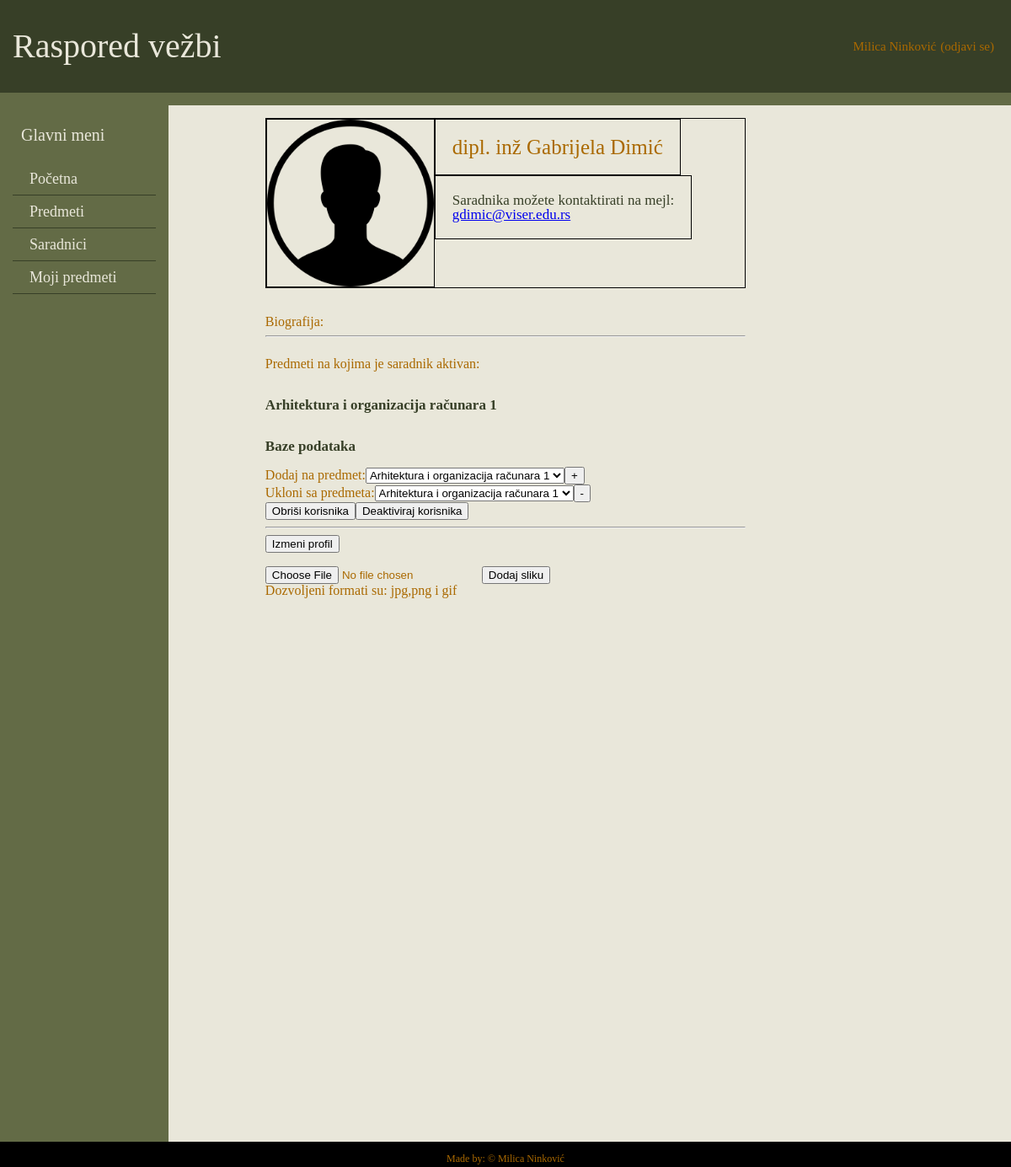
Page /stranasaradnik.php?id=10 (signed in) on the committed database.
### tables this page shows
CREATE TABLE `korisnici` (
  `id` int(11) NOT NULL,
  `username` varchar(20) NOT NULL,
  `pass` varchar(20) NOT NULL,
  `tip` int(11) NOT NULL,
  `ime` varchar(15) NOT NULL,
  `prezime` varchar(15) NOT NULL,
  `aktivan` int(11) NOT NULL DEFAULT '1',
  `mail` varchar(45) NOT NULL,
  `bio` text,
  `zvanje` varchar(10) DEFAULT NULL,
  `slika` varchar(255) DEFAULT NULL
);

CREATE TABLE `predmeti` (
  `id` int(11) NOT NULL,
  `naziv` varchar(100) NOT NULL,
  `opis` text,
  `lab` int(11) NOT NULL
);

### Konekcija.php (called while the page is built, shortened)
<?php
class Konekcija
{
    private $con;
    private static $pok;
    private function __construct()
    {
        $host = DB_HOST;
        $user = DB_USER;
        $name = DB_NAME;
        $pass = DB_PASS;
        $this->con = @mysqli_connect($host, $user, $pass, $name)
        OR
        die('Konekcija sa bazom nije uspela' . mysqli_connect_error());
        mysqli_set_charset($this->con, 'utf8');
    }
    public static function pokazivacKon(){
        if( self::$pok ==null )
            self::$pok = new Konekcija();
        return self::$pok;
    }
    public function getKonekcija()
    {
        return $this->con;
    }
    public static function upit($query){
        return   Konekcija::pokazivacKon()->getKonekcija()->query($query);
    }
    public static function prazna($result){
        if($result->num_rows===0)
            return 0;
        else
            return 1;
    }
}

### Predmet.php (the view, shortened to what this page needs)
<?php
include_once 'Konekcija.php';
include_once 'Saradnik.php';
class Predmet
{
    public static function pisiListu($id,$name){
        echo '<br><li class="lista"><a href="stranapredmeta.php?id='.$id.'">'.$name.'</a></li><br>';
    }
    public static function listaDodavanje(){
        $qry="SELECT id,naziv FROM predmeti WHERE 1";
        $result=Konekcija::upit($qry);
        while($row=$result->fetch_assoc()){
            echo'<option>'.$row['naziv'].'</option>';
        }
        return;
    }
    public static function listaUklanjanje($idS){
        $qry="SELECT naziv FROM predmeti WHERE id IN (SELECT idpredmet FROM predaje WHERE idsaradnik=$idS AND aktivan=1)";
        $result=Konekcija::upit($qry);
        while($row=$result->fetch_assoc()){
            echo'<option >'.$row['naziv'].'</option>';
        }
        return;
    }
}

### Saradnik.php (shortened to what this page needs)
<?php
include_once "Konekcija.php";
include_once "Predmet.php";
class Saradnik{
    public static function pisiSaradnika(){
        $id=$_GET['id'];
        $qry="SELECT * FROM korisnici WHERE id=".$id;
        $error="Ovo ne može da se desi, ovo je iluzija,pogledaj bazu!!!";
        $result=Konekcija::upit($qry);
        $valid=Konekcija::prazna($result);
        if($valid==1){
           $row=$result->fetch_assoc();
           echo '<div id="saradnik" class="clearFix">';
                    if($row['slika']==NULL || $row['slika']==""){
            echo '<img src="img/user.png" id="imgsaradnik">';
                    }
            else
            echo'<img src="'.$row['slika'].'"'.'id="imgsaradnik">';
            echo'<h3 id="naslov" class="textsaradnik">'.$row['zvanje'].' '.$row['ime'].' '.$row['prezime'].'</h3>';
            echo '<p id="mail" class="textsaradnik">Saradnika možete kontaktirati na mejl:<br><a href="mailto:" '.$row['mail'].'>'.
            $row['mail'].'</a></p>';
           echo '</div>';
            echo '<div id="biografijaS">';
                    echo '<br><br><p>Biografija:<br>'.$row['bio'].'</p>';
        }
        else
            echo '<h1>'.$error.'</h1>';
    }
        public static function aktivanNa($id){
            $error='Saradnik nije angažovan ni na jednom predmetu';
            $qry="SELECT id, naziv FROM predmeti WHERE id IN (
                            SELECT idpredmet FROM predaje WHERE idsaradnik=".$id." AND aktivan=1)";
            $result=Konekcija::upit($qry);
            $validacija=Konekcija::prazna($result);
            if($validacija==1){
                while($row=$result->fetch_assoc()){
                    $naziv=$row['naziv'];
                    $idp=$row['id'];
                    Predmet::pisiListu($idp,$naziv);
                }
            }
            else echo $error;
        }
}

### css/style.css (style rules this page uses)
html, body, div, span, applet, object, iframe, h1, h2, h3, h4, h5, h6, p, blockquote, pre, a, abbr, acronym, address, big, cite, code, del, dfn, em, img, ins, kbd, q, s, samp, small, strike, strong, sub, sup, tt, var, b, u, i, center, dl, dt, dd, ol, ul, li, fieldset, form, label, legend, table, caption, tbody, tfoot, thead, tr, th, td, article, aside, canvas, details, embed, figure, figcaption, footer, header, menu, nav, output, ruby, section, summary, time, mark, audio, video { margin: 0; padding: 0; border: 0; font-size: 100%; font: inherit; vertical-align: baseline; }
body { line-height: 1; }
body { padding:0; margin:0; background-color:#e9e7da ; color: #AA6900; }
h3 { font-size:30px; }
.lista { list-style-type: none; }
.lista a { text-decoration: none; color:#373f27; font-size:17px; font-weight: bold; }
#saradnik { border:1px solid black; width:100%; height: auto; }
.clearFix { content:' '; clear: both; display:table; }
#imgsaradnik { float:left; border:1px solid black; width:200px; height:200px; }
.textsaradnik { float:left; padding:20px; height:auto; width:auto; border:1px solid black; }
#naslov { font-size:25px; }
#mail { color:#373f27; font-size:17px; }
#biografijaS { width:100%; height:auto; }

### css/grid.css (style rules this page uses)
html { box-sizing: border-box; }
*,*:before,*:after { box-sizing: inherit; }

### rows in the picture
korisnici: zvanje "dipl. inž", ime "Gabrijela", prezime "Dimić", mail "gdimic@viser.edu.rs"
predmeti: naziv "Arhitektura i organizacija računara 1"
predmeti: naziv "Baze podataka"

### other values in the picture
$_SESSION['ime'] "Milica"
$_SESSION['prezime'] "Ninković"
form field value "Arhitektura i organizacija računara 1"
